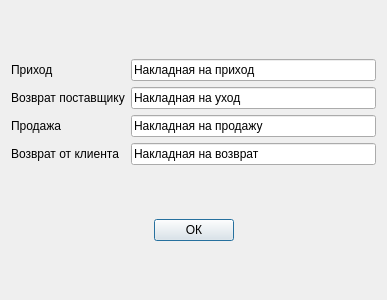
<?xml version="1.0" encoding="UTF-8"?>
<ui version="4.0">
 <class>titleSettings</class>
 <widget class="QDialog" name="titleSettings">
  <property name="geometry">
   <rect>
    <x>0</x>
    <y>0</y>
    <width>387</width>
    <height>300</height>
   </rect>
  </property>
  <property name="windowTitle">
   <string>titleSettings</string>
  </property>
  <layout class="QGridLayout" name="gridLayout">
   <item row="0" column="0">
    <layout class="QHBoxLayout" name="horizontalLayout">
     <item>
      <layout class="QVBoxLayout" name="verticalLayout_2">
       <item>
        <widget class="QLabel" name="label">
         <property name="text">
          <string>Приход</string>
         </property>
        </widget>
       </item>
       <item>
        <widget class="QLabel" name="label_2">
         <property name="text">
          <string>Возврат поставщику</string>
         </property>
        </widget>
       </item>
       <item>
        <widget class="QLabel" name="label_3">
         <property name="text">
          <string>Продажа</string>
         </property>
        </widget>
       </item>
       <item>
        <widget class="QLabel" name="label_4">
         <property name="text">
          <string>Возврат от клиента</string>
         </property>
        </widget>
       </item>
      </layout>
     </item>
     <item>
      <layout class="QVBoxLayout" name="verticalLayout">
       <item>
        <widget class="QLineEdit" name="lineEdit">
         <property name="text">
          <string>Накладная на приход</string>
         </property>
        </widget>
       </item>
       <item>
        <widget class="QLineEdit" name="lineEdit_2">
         <property name="text">
          <string>Накладная на уход</string>
         </property>
        </widget>
       </item>
       <item>
        <widget class="QLineEdit" name="lineEdit_3">
         <property name="text">
          <string>Накладная на продажу</string>
         </property>
        </widget>
       </item>
       <item>
        <widget class="QLineEdit" name="lineEdit_4">
         <property name="text">
          <string>Накладная на возврат</string>
         </property>
        </widget>
       </item>
      </layout>
     </item>
    </layout>
   </item>
   <item row="1" column="0">
    <layout class="QHBoxLayout" name="horizontalLayout_2">
     <item>
      <spacer name="horizontalSpacer">
       <property name="orientation">
        <enum>Qt::Horizontal</enum>
       </property>
       <property name="sizeHint" stdset="0">
        <size>
         <width>40</width>
         <height>20</height>
        </size>
       </property>
      </spacer>
     </item>
     <item>
      <widget class="QPushButton" name="pushButton">
       <property name="text">
        <string>ОК</string>
       </property>
      </widget>
     </item>
     <item>
      <spacer name="horizontalSpacer_2">
       <property name="orientation">
        <enum>Qt::Horizontal</enum>
       </property>
       <property name="sizeHint" stdset="0">
        <size>
         <width>40</width>
         <height>20</height>
        </size>
       </property>
      </spacer>
     </item>
    </layout>
   </item>
  </layout>
 </widget>
 <layoutdefault spacing="6" margin="11"/>
 <resources/>
 <connections/>
</ui>
